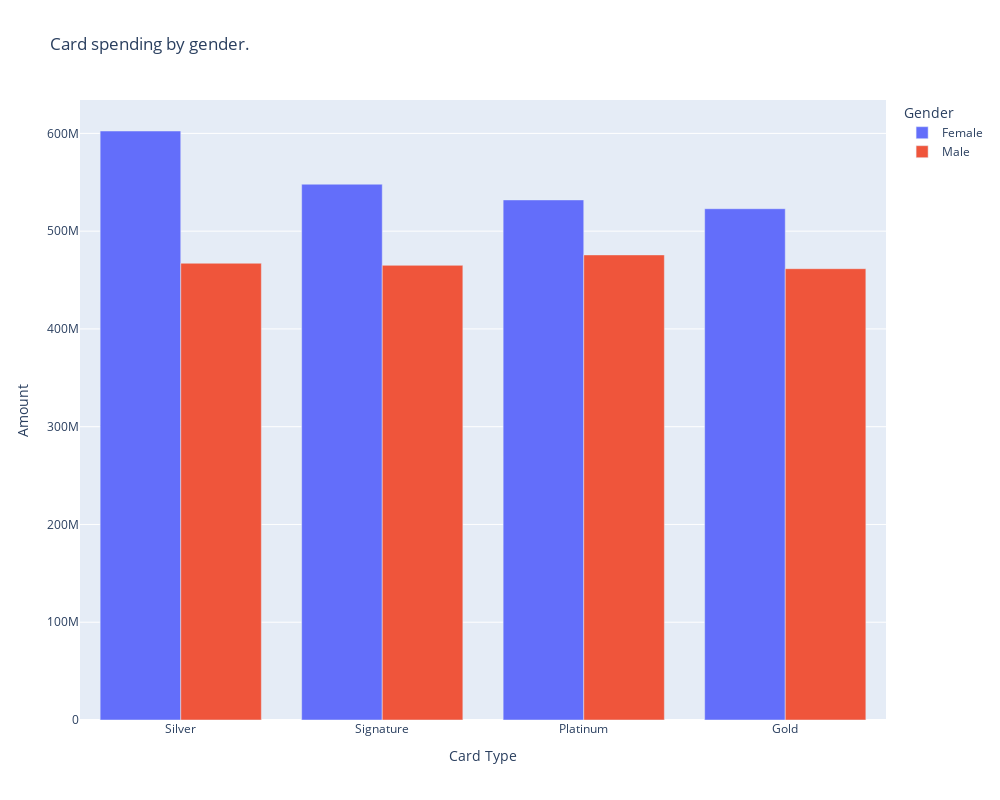

The notebook cell this image was saved under:
### Code cell
gender_spending=df.groupby(["Card Type","Gender"])["Amount"].sum().reset_index().sort_values(by="Amount",ascending=False)

fig=px.bar(gender_spending, x="Card Type", y="Amount", color="Gender",title="Card spending by gender.", barmode="group")

fig.update_layout(width=1000, height=800)

fig.write_image("Spending on gender.png")

fig.show()

### Figure 1 — Plotly figure (JSON) as saved in the notebook; plotly's stock layout.template omitted (floating-point values rounded to 4 significant figures)
{"data": [{"alignmentgroup": "True", "hovertemplate": "Gender=Female<br>Card Type=%{x}<br>Amount=%{y}<extra></extra>", "legendgroup": "Female", "marker": {"color": "#636efa", "pattern": {"shape": ""}}, "name": "Female", "offsetgroup": "Female", "orientation": "v", "showlegend": true, "textposition": "auto", "type": "bar", "x": ["Silver", "Signature", "Platinum", "Gold"], "xaxis": "x", "y": [602433469, 548005149, 531940229, 522932183], "yaxis": "y"}, {"alignmentgroup": "True", "hovertemplate": "Gender=Male<br>Card Type=%{x}<br>Amount=%{y}<extra></extra>", "legendgroup": "Male", "marker": {"color": "#EF553B", "pattern": {"shape": ""}}, "name": "Male", "offsetgroup": "Male", "orientation": "v", "showlegend": true, "textposition": "auto", "type": "bar", "x": ["Platinum", "Silver", "Signature", "Gold"], "xaxis": "x", "y": [475698790, 467180244, 465035956, 461607353], "yaxis": "y"}], "layout": {"barmode": "group", "height": 800, "legend": {"title": {"text": "Gender"}, "tracegroupgap": 0}, "title": {"text": "Card spending by gender."}, "width": 1000, "xaxis": {"anchor": "y", "domain": [0, 1], "title": {"text": "Card Type"}}, "yaxis": {"anchor": "x", "domain": [0, 1], "title": {"text": "Amount"}}}}
